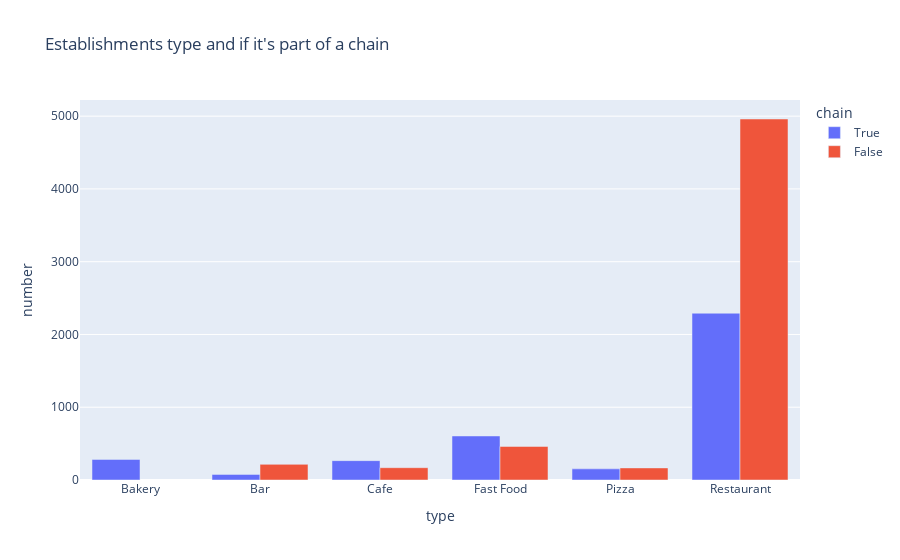

This figure's notebook cell:
### Code cell
# Plot the result
fig = px.bar(establishments_chain,
            x='type',
            y='number',
            color='chain',
            title="Establishments type and if it's part of a chain",
            barmode='group')
fig.show()

### Figure 1 — Plotly figure (JSON) as saved in the notebook; plotly's stock layout.template omitted (floating-point values rounded to 4 significant figures)
{"data": [{"alignmentgroup": "True", "hovertemplate": "chain=True<br>type=%{x}<br>number=%{y}<extra></extra>", "legendgroup": "True", "marker": {"color": "#636efa", "pattern": {"shape": ""}}, "name": "True", "offsetgroup": "True", "orientation": "v", "showlegend": true, "textposition": "auto", "type": "bar", "x": ["Bakery", "Bar", "Cafe", "Fast Food", "Pizza", "Restaurant"], "xaxis": "x", "y": [283, 77, 266, 605, 153, 2292], "yaxis": "y"}, {"alignmentgroup": "True", "hovertemplate": "chain=False<br>type=%{x}<br>number=%{y}<extra></extra>", "legendgroup": "False", "marker": {"color": "#EF553B", "pattern": {"shape": ""}}, "name": "False", "offsetgroup": "False", "orientation": "v", "showlegend": true, "textposition": "auto", "type": "bar", "x": ["Bar", "Cafe", "Fast Food", "Pizza", "Restaurant"], "xaxis": "x", "y": [215, 169, 461, 166, 4961], "yaxis": "y"}], "layout": {"barmode": "group", "legend": {"title": {"text": "chain"}, "tracegroupgap": 0}, "title": {"text": "Establishments type and if it's part of a chain"}, "xaxis": {"anchor": "y", "domain": [0, 1], "title": {"text": "type"}}, "yaxis": {"anchor": "x", "domain": [0, 1], "title": {"text": "number"}}}}
